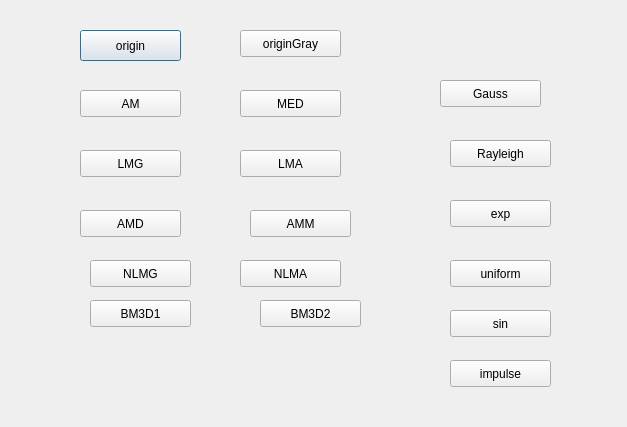
<?xml version="1.0" encoding="UTF-8"?>
<ui version="4.0">
 <class>Dialog</class>
 <widget class="QDialog" name="Dialog">
  <property name="geometry">
   <rect>
    <x>0</x>
    <y>0</y>
    <width>627</width>
    <height>427</height>
   </rect>
  </property>
  <property name="windowTitle">
   <string>Dialog</string>
  </property>
  <widget class="QPushButton" name="pushButton">
   <property name="geometry">
    <rect>
     <x>80</x>
     <y>30</y>
     <width>101</width>
     <height>31</height>
    </rect>
   </property>
   <property name="text">
    <string>origin</string>
   </property>
  </widget>
  <widget class="QPushButton" name="pushButton_2">
   <property name="geometry">
    <rect>
     <x>240</x>
     <y>30</y>
     <width>101</width>
     <height>27</height>
    </rect>
   </property>
   <property name="text">
    <string>originGray</string>
   </property>
  </widget>
  <widget class="QPushButton" name="pushButton_3">
   <property name="geometry">
    <rect>
     <x>80</x>
     <y>90</y>
     <width>101</width>
     <height>27</height>
    </rect>
   </property>
   <property name="text">
    <string>AM</string>
   </property>
  </widget>
  <widget class="QPushButton" name="pushButton_4">
   <property name="geometry">
    <rect>
     <x>80</x>
     <y>150</y>
     <width>101</width>
     <height>27</height>
    </rect>
   </property>
   <property name="text">
    <string>LMG</string>
   </property>
  </widget>
  <widget class="QPushButton" name="pushButton_5">
   <property name="geometry">
    <rect>
     <x>240</x>
     <y>150</y>
     <width>101</width>
     <height>27</height>
    </rect>
   </property>
   <property name="text">
    <string>LMA</string>
   </property>
  </widget>
  <widget class="QPushButton" name="pushButton_6">
   <property name="geometry">
    <rect>
     <x>80</x>
     <y>210</y>
     <width>101</width>
     <height>27</height>
    </rect>
   </property>
   <property name="text">
    <string>AMD</string>
   </property>
  </widget>
  <widget class="QPushButton" name="pushButton_7">
   <property name="geometry">
    <rect>
     <x>250</x>
     <y>210</y>
     <width>101</width>
     <height>27</height>
    </rect>
   </property>
   <property name="text">
    <string>AMM</string>
   </property>
  </widget>
  <widget class="QPushButton" name="pushButton_8">
   <property name="geometry">
    <rect>
     <x>90</x>
     <y>260</y>
     <width>101</width>
     <height>27</height>
    </rect>
   </property>
   <property name="text">
    <string>NLMG</string>
   </property>
  </widget>
  <widget class="QPushButton" name="pushButton_9">
   <property name="geometry">
    <rect>
     <x>240</x>
     <y>260</y>
     <width>101</width>
     <height>27</height>
    </rect>
   </property>
   <property name="text">
    <string>NLMA</string>
   </property>
  </widget>
  <widget class="QPushButton" name="pushButton_10">
   <property name="geometry">
    <rect>
     <x>90</x>
     <y>300</y>
     <width>101</width>
     <height>27</height>
    </rect>
   </property>
   <property name="text">
    <string>BM3D1</string>
   </property>
  </widget>
  <widget class="QPushButton" name="pushButton_11">
   <property name="geometry">
    <rect>
     <x>260</x>
     <y>300</y>
     <width>101</width>
     <height>27</height>
    </rect>
   </property>
   <property name="text">
    <string>BM3D2</string>
   </property>
  </widget>
  <widget class="QPushButton" name="pushButton_12">
   <property name="geometry">
    <rect>
     <x>440</x>
     <y>80</y>
     <width>101</width>
     <height>27</height>
    </rect>
   </property>
   <property name="text">
    <string>Gauss</string>
   </property>
  </widget>
  <widget class="QPushButton" name="pushButton_13">
   <property name="geometry">
    <rect>
     <x>450</x>
     <y>140</y>
     <width>101</width>
     <height>27</height>
    </rect>
   </property>
   <property name="text">
    <string>Rayleigh</string>
   </property>
  </widget>
  <widget class="QPushButton" name="pushButton_14">
   <property name="geometry">
    <rect>
     <x>450</x>
     <y>200</y>
     <width>101</width>
     <height>27</height>
    </rect>
   </property>
   <property name="text">
    <string>exp</string>
   </property>
  </widget>
  <widget class="QPushButton" name="pushButton_15">
   <property name="geometry">
    <rect>
     <x>450</x>
     <y>260</y>
     <width>101</width>
     <height>27</height>
    </rect>
   </property>
   <property name="text">
    <string>uniform</string>
   </property>
  </widget>
  <widget class="QPushButton" name="pushButton_16">
   <property name="geometry">
    <rect>
     <x>450</x>
     <y>310</y>
     <width>101</width>
     <height>27</height>
    </rect>
   </property>
   <property name="text">
    <string>sin</string>
   </property>
  </widget>
  <widget class="QPushButton" name="pushButton_17">
   <property name="geometry">
    <rect>
     <x>450</x>
     <y>360</y>
     <width>101</width>
     <height>27</height>
    </rect>
   </property>
   <property name="text">
    <string>impulse</string>
   </property>
  </widget>
  <widget class="QPushButton" name="pushButton_18">
   <property name="geometry">
    <rect>
     <x>240</x>
     <y>90</y>
     <width>101</width>
     <height>27</height>
    </rect>
   </property>
   <property name="text">
    <string>MED</string>
   </property>
  </widget>
 </widget>
 <layoutdefault spacing="6" margin="11"/>
 <resources/>
 <connections/>
</ui>
